Frame 1 (no input): blank canvas, image omitted
Frame 60 (the mouse pressed at the canvas centre just before this capture): blank canvas, image omitted
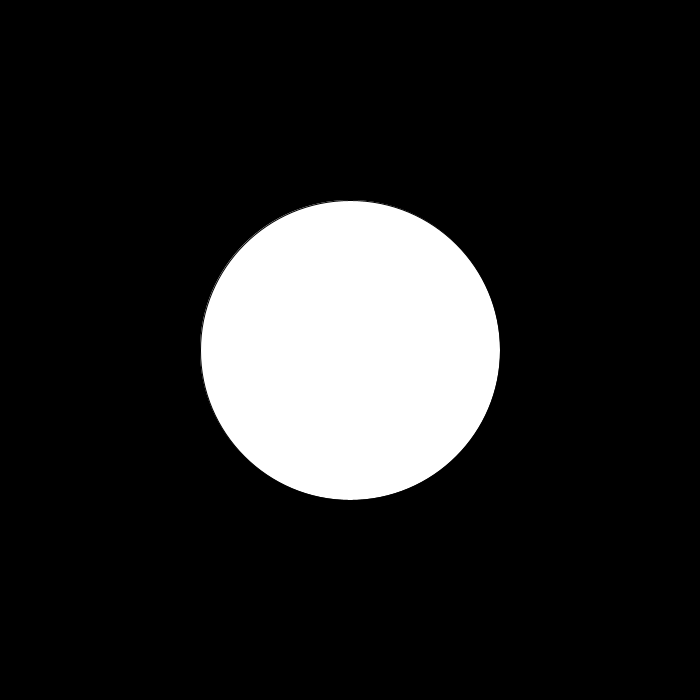
Frame 120 (the mouse held since frame 60 and released just before this capture)

The Processing sketch whose frames 1 and 60 were blank and that drew this single picture after the mouse press (run headless with seeded random() and noise(); from frame 60 on, the mouse is pressed at the canvas centre):

// Processing sketch: Design_styling
// ── Design_styling.pde
void setup() {
  size(700, 700);

  background(0);
}


void draw() {

  if (mousePressed) {
    background(0);
    fill(255);
    circ(width/2, height/2, 300);

    //noFill();
    //stroke(255);
    //circ2(width/2,height/2, 500, 20);
  }
}

void circ(float x, float y, int cs) {

  ellipse(x, y, cs, cs);
}

// ── Funcs.pde
void circ2(float x, float y, int cs, int num ) {

  for (int i = cs; i > 0; i-=num) {

    //strokeWeight(map(i,cs,0,0,6));
    //strokeWeight(map(sin((i*0.01)+frameCount*0.1), -1, 1, 0, 4));
    
    //stroke(map(sin((i*0.01)+frameCount*0.1),-1,1,0,255),map(x,0,width,0,255),map(y,0,height,0,255));

    ellipse(x, y, cs-i, cs-i);
  }
}
